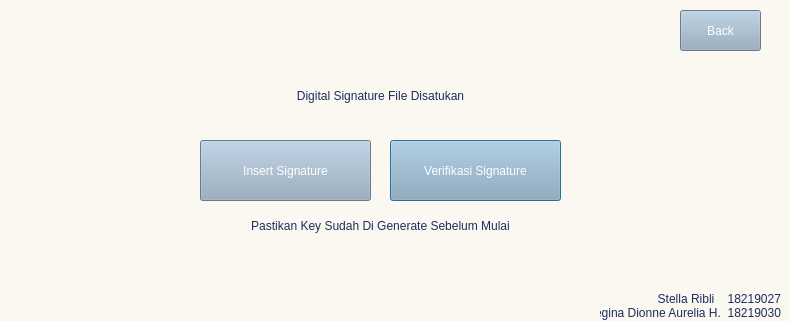
<?xml version="1.0" encoding="UTF-8"?>
<ui version="4.0">
 <class>Dialog</class>
 <widget class="QDialog" name="Dialog">
  <property name="geometry">
   <rect>
    <x>0</x>
    <y>0</y>
    <width>789</width>
    <height>321</height>
   </rect>
  </property>
  <property name="windowTitle">
   <string>Dialog</string>
  </property>
  <property name="styleSheet">
   <string notr="true">background-color: 
#FBF8F1
;</string>
  </property>
  <widget class="QPushButton" name="verifikasi">
   <property name="geometry">
    <rect>
     <x>390</x>
     <y>140</y>
     <width>171</width>
     <height>61</height>
    </rect>
   </property>
   <property name="styleSheet">
    <string notr="true">QPushButton{ 
	background-color: #92A9BD; color:#FFFFFF;
font: 15pt &quot;Mulish&quot;;color:#fff; 
	border-radius: 13.25760269165039px;
}

 QPushButton:hover {
	background-color: #7C99AC; color:#FFFFFF;
font: 15pt &quot;Mulish&quot;;color:#fff; 
	border-radius: 13.25760269165039px;
 }</string>
   </property>
   <property name="text">
    <string>Verifikasi Signature</string>
   </property>
  </widget>
  <widget class="QLabel" name="label_2">
   <property name="geometry">
    <rect>
     <x>210</x>
     <y>70</y>
     <width>341</width>
     <height>51</height>
    </rect>
   </property>
   <property name="styleSheet">
    <string notr="true">font: 20pt &quot;Mulish&quot;;color:#1D2D5E; </string>
   </property>
   <property name="text">
    <string>Digital Signature File Disatukan</string>
   </property>
   <property name="alignment">
    <set>Qt::AlignCenter</set>
   </property>
  </widget>
  <widget class="QPushButton" name="insert">
   <property name="geometry">
    <rect>
     <x>200</x>
     <y>140</y>
     <width>171</width>
     <height>61</height>
    </rect>
   </property>
   <property name="styleSheet">
    <string notr="true">QPushButton{ 
	background-color: #92A9BD; color:#FFFFFF;
font: 17pt &quot;Mulish&quot;;color:#fff; 
	border-radius: 13.25760269165039px;
}

 QPushButton:hover {
	background-color: #7C99AC; color:#FFFFFF;
font: 17pt &quot;Mulish&quot;;color:#fff; 
	border-radius: 13.25760269165039px;
 }</string>
   </property>
   <property name="text">
    <string>Insert Signature</string>
   </property>
  </widget>
  <widget class="QLabel" name="label_3">
   <property name="geometry">
    <rect>
     <x>600</x>
     <y>290</y>
     <width>181</width>
     <height>31</height>
    </rect>
   </property>
   <property name="styleSheet">
    <string notr="true">font: 10pt &quot;Mulish&quot;;color:#1D2D5E; </string>
   </property>
   <property name="text">
    <string>Stella Ribli 			18219027
Regina Dionne Aurelia H. 	18219030</string>
   </property>
   <property name="alignment">
    <set>Qt::AlignRight|Qt::AlignTrailing|Qt::AlignVCenter</set>
   </property>
  </widget>
  <widget class="QLabel" name="label_5">
   <property name="geometry">
    <rect>
     <x>200</x>
     <y>210</y>
     <width>361</width>
     <height>31</height>
    </rect>
   </property>
   <property name="styleSheet">
    <string notr="true">font: 10pt &quot;Mulish&quot;;color:#1D2D5E; </string>
   </property>
   <property name="text">
    <string>Pastikan Key Sudah Di Generate Sebelum Mulai</string>
   </property>
   <property name="alignment">
    <set>Qt::AlignCenter</set>
   </property>
  </widget>
  <widget class="QPushButton" name="backButton">
   <property name="geometry">
    <rect>
     <x>680</x>
     <y>10</y>
     <width>81</width>
     <height>41</height>
    </rect>
   </property>
   <property name="styleSheet">
    <string notr="true">QPushButton{ 
	background-color: #92A9BD; color:#FFFFFF;
font: 17pt &quot;Mulish&quot;;color:#fff; 
	border-radius: 13.25760269165039px;
}

 QPushButton:hover {
	background-color: #7C99AC; color:#FFFFFF;
font: 17pt &quot;Mulish&quot;;color:#fff; 
	border-radius: 13.25760269165039px;
 }</string>
   </property>
   <property name="text">
    <string>Back</string>
   </property>
  </widget>
 </widget>
 <resources/>
 <connections/>
</ui>
